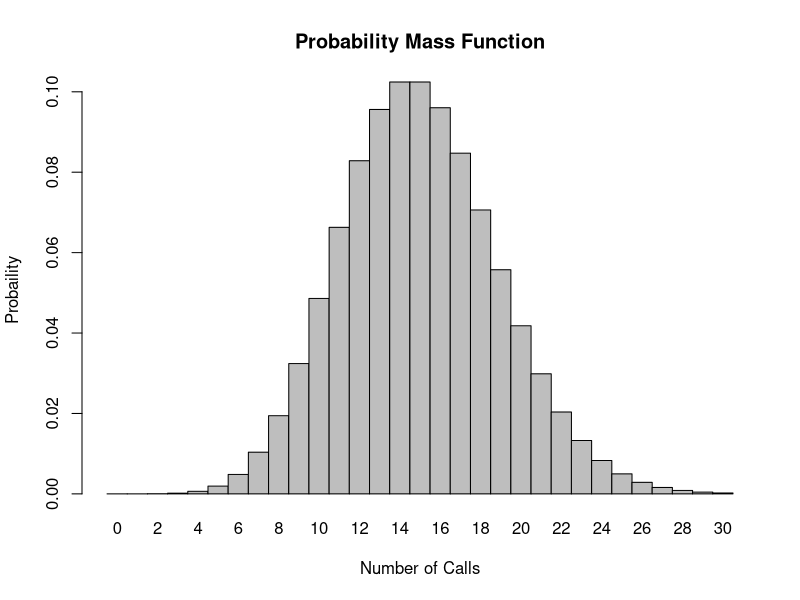
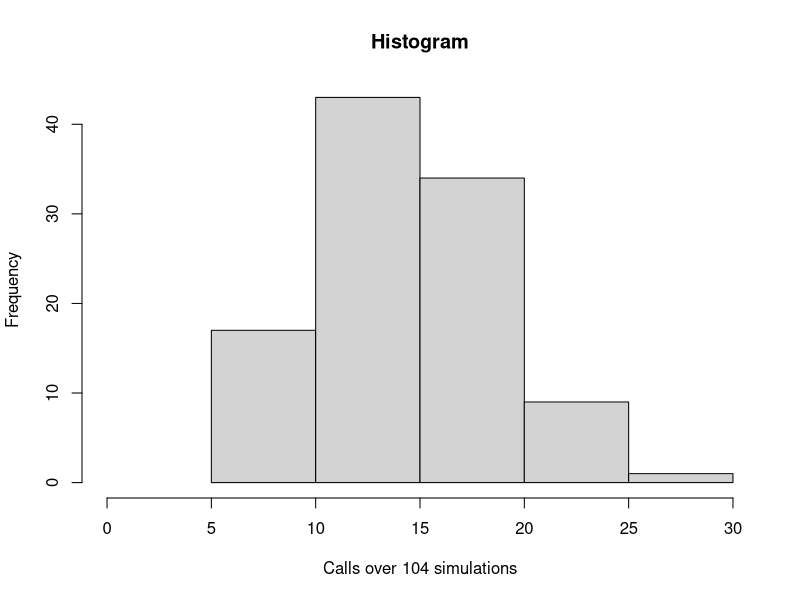

Write the R code that produced these figures, in order.
## ---- chunk 1
#We know that the mean number of calls is 15, so lambda= 15
#We know that the number of successes should be >8 but we can't put "9:infinity" for our q value... but we can find the probability for 0:8 and then take the inverse of that for >8... lets try it!

q<- 0:8
l<- 15
prob1.2<- ppois(q, l, lower.tail = TRUE, log.p = FALSE)
prob1.2 #3.059023e-07 4.894437e-06 3.930845e-05 2.113785e-04 8.566412e-04 2.792429e-03 7.631900e-03 1.800219e-02 3.744649e-02

#If these numbes above are showing me all of the probabilities for the range of 0 - 8 calls, then I'm going to add them up and take the inverse of that number
ProbSum<- sum(prob1.2) #0.067
CallsProb<- 1 - ProbSum
CallsProb #The probability she will hear more than 8 calls = 0.933

#Overall, I have absolutely no idea if this is right. This probability seems too high to me. 
## ---- chunk 2
#Now we need to adjust our q value to 0 but we can keep lamda at 15
x<- 0
l<- 15
prob2<- dpois(x, l)
prob2 
## ---- chunk 3
#Now we can change our q value to equal 3 (note: the q value doesn't always need to be a range of numbers i.e. 0:100)
q<- 3
l<- 15
prob3<- ppois(q, lambda = l)
prob3 
## ---- chunk 4
x <- 0:30
l = 15
prob4<- dpois(x=x,lambda=l)
barplot(prob4,names.arg=x,space=0,xlab="Number of Calls",ylab="Probaility",main="Probability Mass Function")
## ---- chunk 5
#For simulations, we want to use Bootstrapping, 
#x <- 0:30
#l = 15
#set<- NULL #This is setting up a dummy variable to hold our 104 simulations
#for (i in 1:104){
   # set[i] <- ppois(q=x,lambda = l)
#}
#This does not work!!! It returns a very crazy, long error (which you see if you knit this so I'm putting putting it as non-code for now), I have no idea how to set up the bootstrapping to make this work. So I did some research and came across rpois() for simulations, hopefully this one works better

sim<- rpois(104, lambda = 15)
sim #Yes this works much better 

## ---- chunk 6
plot<- hist(sim, xlim = c(0,30), xlab = "Calls over 104 simulations", main = "Histogram")

#This histogram is pretty similar to the barplot using dpois(). They both have the highest probability/frequency around 14 calls with a range of ~5-28. The probability mass function plot is more evenly distributed across the range where the histogram is not and even has a break at 25 calls having 0 frequency.
